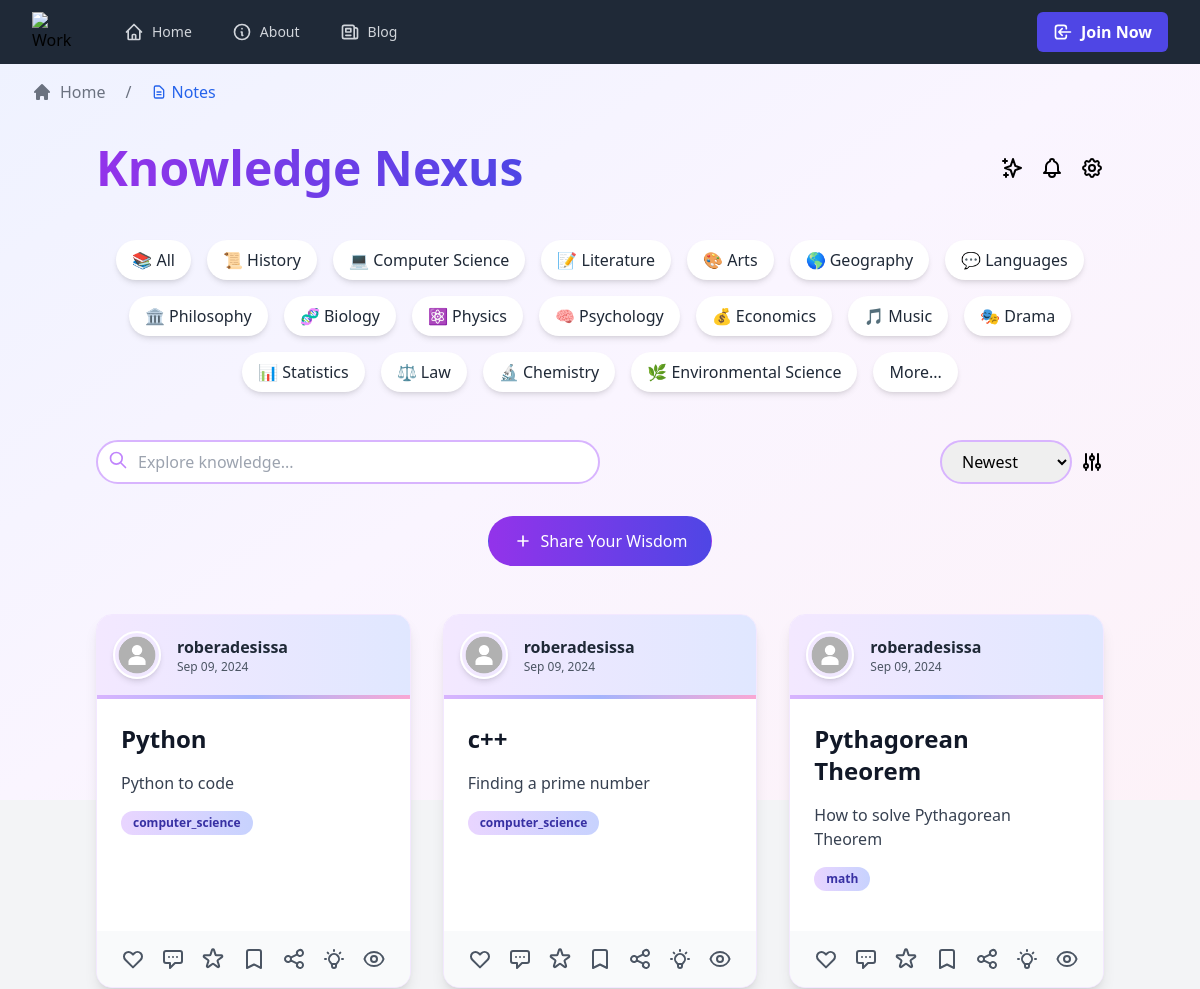
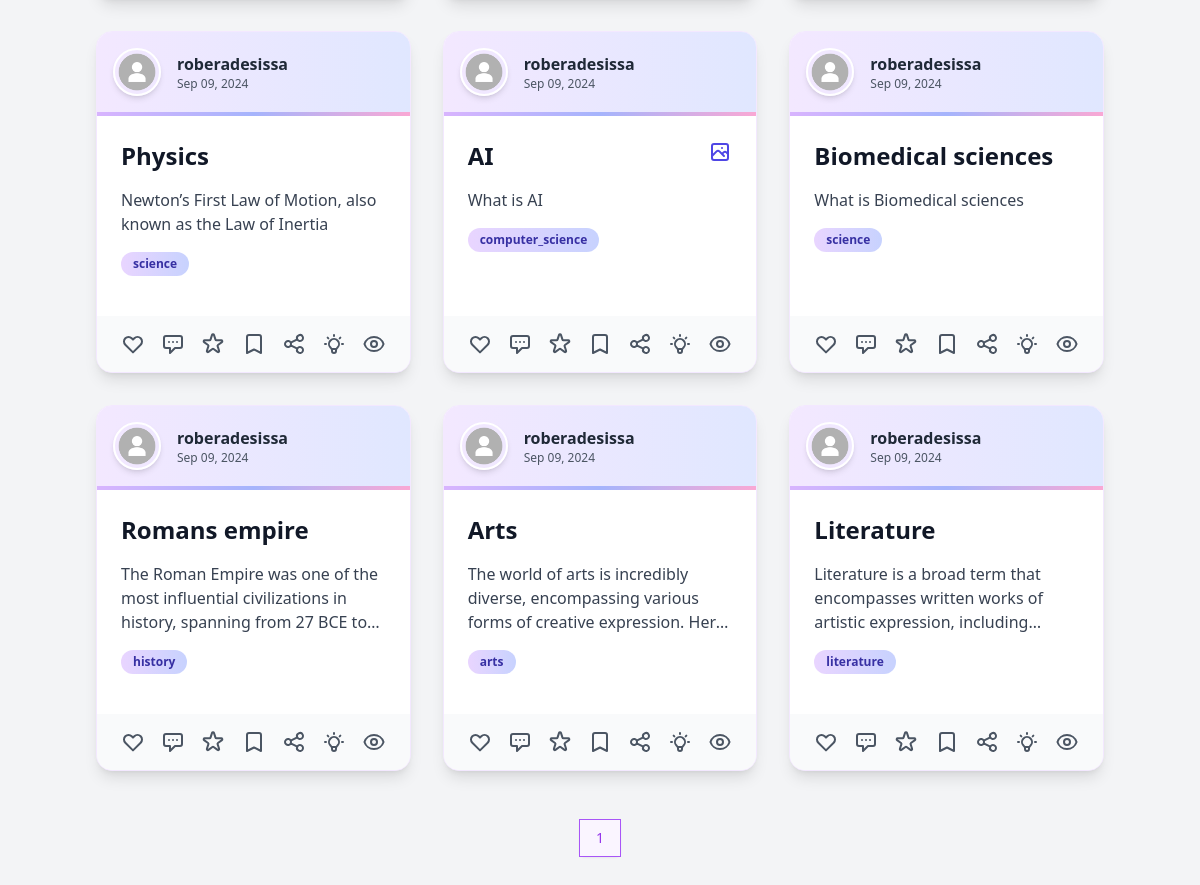
The app's page /notes with its own data (2 pictures, top to bottom).
### models/notes.py (models this page shows, shortened)
class Note(db.Model):
    id = db.Column(db.Integer, primary_key=True)
    title = db.Column(db.String(100), nullable=False)
    summary = db.Column(db.Text, nullable=False)
    content = db.Column(db.Text, nullable=False)
    date_posted = db.Column(db.DateTime, nullable=False, default=datetime.now(timezone.utc))
    subject = db.Column(db.String(50), nullable=False)
    user_id = db.Column(db.Integer, db.ForeignKey('user.id'), nullable=False)
    rating = db.Column(db.Float, default=0.0)
    likes = db.Column(db.Integer, default=0)
    dislikes = db.Column(db.Integer, default=0)
    image_file = db.Column(db.String(20), nullable=True)
    comments = db.relationship('Comment', backref='note', lazy='dynamic')

### models/user.py (models this page shows, shortened)
class User(db.Model, UserMixin):
    id = db.Column(db.Integer, primary_key=True)
    username = db.Column(db.String(20), unique=True, nullable=False)
    email = db.Column(db.String(120), unique=True, nullable=False)
    password_hash = db.Column(db.String(128), nullable=False)
    posts = db.relationship('Post', backref='author', lazy='dynamic')
    liked_posts = db.relationship('Post', secondary='post_likes', backref=db.backref('liked_by', lazy='dynamic'), lazy='dynamic')
    comments = db.relationship('Comment', backref='author', lazy='dynamic')
    bio = db.Column(db.Text)
    location = db.Column(db.String(100))
    website = db.Column(db.String(200))
    notes = db.relationship('Note', backref='author', lazy='dynamic')

### routes/main.py (the view)
@main.route('/notes')
def notes():
    page = request.args.get('page', 1, type=int)
    notes = Note.query.order_by(Note.date_posted.desc()).paginate(page=page, per_page=9)
    return render_template('notes.html', notes=notes)

### templates/notes.html (shortened to what this page needs)
{% extends "base.html" %}
{% block breadcrumbs %}
{{ super() }}
<span class="mx-5 text-gray-500">/</span>
<span class="text-blue-600 dark:text-blue-400 dark:hover:text-blue-600 flex items-center">
    <svg class="w-4 h-4 mr-1" fill="none" stroke="currentColor" viewBox="0 0 24 24" xmlns="http://www.w3.org/2000/svg">
        <path stroke-linecap="round" stroke-linejoin="round" stroke-width="2"
            d="M9 12h6m-6 4h6m2 5H7a2 2 0 01-2-2V5a2 2 0 012-2h5.586a1 1 0 01.707.293l5.414 5.414a1 1 0 01.293.707V19a2 2 0 01-2 2z">
        </path>
    </svg>
    Notes
</span>
{% endblock %}
{% block content %}
<div class="min-h-screen py-12 px-4 sm:px-6 lg:px-8">
    <div class="max-w-7xl mx-auto">
        <div class="flex flex-col md:flex-row justify-between items-center mb-12">
            <h1 class="text-5xl font-extrabold mb-4 md:mb-0">
                <span class="text-transparent bg-clip-text bg-gradient-to-r from-purple-600 to-indigo-600">Knowledge Nexus</span>
            </h1>
            <div class="flex items-center space-x-4">
                <button class="tool-btn" title="View Achievements">
                    <svg class="w-6 h-6" fill="none" stroke="currentColor" viewBox="0 0 24 24" xmlns="http://www.w3.org/2000/svg">
                        <path stroke-linecap="round" stroke-linejoin="round" stroke-width="2" d="M5 3v4M3 5h4M6 17v4m-2-2h4m5-16l2.286 6.857L21 12l-5.714 2.143L13 21l-2.286-6.857L5 12l5.714-2.143L13 3z"></path>
                    </svg>
                </button>
                <button class="tool-btn" title="Notifications">
                </button>
                <button class="tool-btn" title="Settings">
                </button>
            </div>
        </div>
        <div class="mb-12 flex flex-wrap justify-center gap-4">
            <button class="category-btn px-4 py-2 bg-white text-gray-800 rounded-full shadow-md hover:shadow-lg transition duration-300 ease-in-out">📚 All</button>
            <button class="category-btn px-4 py-2 bg-white text-gray-800 rounded-full shadow-md hover:shadow-lg transition duration-300 ease-in-out">📜 History</button>
            <button class="category-btn px-4 py-2 bg-white text-gray-800 rounded-full shadow-md hover:shadow-lg transition duration-300 ease-in-out">💻 Computer Science</button>
            <button class="category-btn px-4 py-2 bg-white text-gray-800 rounded-full shadow-md hover:shadow-lg transition duration-300 ease-in-out">📝 Literature</button>
            <button class="category-btn px-4 py-2 bg-white text-gray-800 rounded-full shadow-md hover:shadow-lg transition duration-300 ease-in-out">🎨 Arts</button>
            <button class="category-btn px-4 py-2 bg-white text-gray-800 rounded-full shadow-md hover:shadow-lg transition duration-300 ease-in-out">🌎 Geography</button>
            <button class="category-btn px-4 py-2 bg-white text-gray-800 rounded-full shadow-md hover:shadow-lg transition duration-300 ease-in-out">💬 Languages</button>
            <button class="category-btn px-4 py-2 bg-white text-gray-800 rounded-full shadow-md hover:shadow-lg transition duration-300 ease-in-out">🏛️ Philosophy</button>
            <button class="category-btn px-4 py-2 bg-white text-gray-800 rounded-full shadow-md hover:shadow-lg transition duration-300 ease-in-out">🧬 Biology</button>
            <button class="category-btn px-4 py-2 bg-white text-gray-800 rounded-full shadow-md hover:shadow-lg transition duration-300 ease-in-out">⚛️ Physics</button>
            <button class="category-btn px-4 py-2 bg-white text-gray-800 rounded-full shadow-md hover:shadow-lg transition duration-300 ease-in-out">🧠 Psychology</button>
            <button class="category-btn px-4 py-2 bg-white text-gray-800 rounded-full shadow-md hover:shadow-lg transition duration-300 ease-in-out">💰 Economics</button>
            <button class="category-btn px-4 py-2 bg-white text-gray-800 rounded-full shadow-md hover:shadow-lg transition duration-300 ease-in-out">🎵 Music</button>
            <button class="category-btn px-4 py-2 bg-white text-gray-800 rounded-full shadow-md hover:shadow-lg transition duration-300 ease-in-out">🎭 Drama</button>
            <button class="category-btn px-4 py-2 bg-white text-gray-800 rounded-full shadow-md hover:shadow-lg transition duration-300 ease-in-out">📊 Statistics</button>
            <button class="category-btn px-4 py-2 bg-white text-gray-800 rounded-full shadow-md hover:shadow-lg transition duration-300 ease-in-out">⚖️ Law</button>
            <button class="category-btn px-4 py-2 bg-white text-gray-800 rounded-full shadow-md hover:shadow-lg transition duration-300 ease-in-out">🔬 Chemistry</button>
            <button class="category-btn px-4 py-2 bg-white text-gray-800 rounded-full shadow-md hover:shadow-lg transition duration-300 ease-in-out">🌿 Environmental Science</button>
            <button class="category-btn px-4 py-2 bg-white text-gray-800 rounded-full shadow-md hover:shadow-lg transition duration-300 ease-in-out">More...</button>
        </div>
        <div class="flex flex-col md:flex-row justify-between items-center mb-8">
            <div class="relative w-full md:w-1/2 mb-4 md:mb-0">
                <input type="text" id="search" placeholder="Explore knowledge..." class="w-full pl-10 pr-4 py-2 border-2 border-purple-300 rounded-full focus:outline-none focus:border-indigo-500 transition-colors">
                <svg class="absolute left-3 top-2.5 h-5 w-5 text-purple-400" fill="none" stroke="currentColor" viewBox="0 0 24 24" xmlns="http://www.w3.org/2000/svg">
                    <path stroke-linecap="round" stroke-linejoin="round" stroke-width="2" d="M21 21l-6-6m2-5a7 7 0 11-14 0 7 7 0 0114 0z"></path>
                </svg>
            </div>
            <div class="flex space-x-2">
                <select id="sort-by" class="border-2 border-purple-300 rounded-full px-4 py-2 focus:outline-none focus:border-indigo-500 transition-colors">
                    <option value="newest">Newest</option>
                </select>
                <button class="tool-btn" title="Advanced Filters">
                </button>
            </div>
        </div>
        <div class="text-center mb-12">
            <a href="{{ url_for('main.create_note') }}" class="inline-flex items-center px-6 py-3 border border-transparent text-base font-medium rounded-full text-white bg-gradient-to-r from-purple-600 to-indigo-600 hover:from-purple-700 hover:to-indigo-700 focus:outline-none focus:ring-2 focus:ring-offset-2 focus:ring-indigo-500 transition-colors duration-300">
                <svg class="w-5 h-5 mr-2" fill="none" stroke="currentColor" viewBox="0 0 24 24" xmlns="http://www.w3.org/2000/svg">
                    <path stroke-linecap="round" stroke-linejoin="round" stroke-width="2" d="M12 6v6m0 0v6m0-6h6m-6 0H6"></path>
                </svg>
                Share Your Wisdom
            </a>
        </div>
<div class="grid grid-cols-1 md:grid-cols-2 lg:grid-cols-3 gap-8">
    {% for note in notes.items %}
    <div
        class="bg-white rounded-2xl shadow-lg overflow-hidden transition duration-300 hover:shadow-2xl border border-purple-100 transform hover:-translate-y-1 flex flex-col">
        <div class="bg-gradient-to-r from-purple-100 to-indigo-100 p-4 flex items-center space-x-4">
            <img src="{{ note.author.profile_picture or url_for('static', filename='images/default_profile.jpg') }}"
                alt="{{ note.author.username }}" class="w-12 h-12 rounded-full border-2 border-white shadow-md">
            <div>
                <h3 class="font-bold text-gray-800">{{ note.author.username }}</h3>
                <p class="text-xs text-gray-600">{{ note.date_posted.strftime('%b %d, %Y') }}</p>
            </div>
        </div>
        <div class="h-1 bg-gradient-to-r from-purple-300 via-indigo-300 to-pink-300"></div>
        <div class="p-6 flex-grow">
            <div class="flex justify-between items-start mb-4">
                <h2 class="text-2xl font-bold text-gray-900">{{ note.title }}</h2>
                {% if note.image_file %}
                <button onclick="toggleImage({{ note.id }})"
                    class="text-indigo-600 hover:text-indigo-800 transition-colors duration-200 relative group">
                </button>
                {% endif %}
            </div>
            <p class="text-gray-700 mb-4 line-clamp-3">{{ note.summary }}</p>
            <div class="flex flex-wrap gap-2 mb-4">
                <span
                    class="px-3 py-1 bg-gradient-to-r from-purple-200 to-indigo-200 text-indigo-800 text-xs font-semibold rounded-full">
                    {{ note.subject }}
                </span>
            </div>
        </div>
        <div class="bg-gray-50 px-6 py-4 flex justify-between items-center mt-auto">
            <div class="flex space-x-4">
                <button onclick="likeNote({{ note.id }})"
                    class="text-gray-600 hover:text-red-500 transition-colors duration-200">
                    <svg class="w-6 h-6" fill="none" stroke="currentColor" viewBox="0 0 24 24"
                        xmlns="http://www.w3.org/2000/svg">
                        <path stroke-linecap="round" stroke-linejoin="round" stroke-width="2"
                            d="M4.318 6.318a4.5 4.5 0 000 6.364L12 20.364l7.682-7.682a4.5 4.5 0 00-6.364-6.364L12 7.636l-1.318-1.318a4.5 4.5 0 00-6.364 0z">
                        </path>
                    </svg>
                </button>
                <button onclick="openDiscussion({{ note.id }})"
                    class="text-gray-600 hover:text-blue-500 transition-colors duration-200">
                    <svg class="w-6 h-6" fill="none" stroke="currentColor" viewBox="0 0 24 24"
                        xmlns="http://www.w3.org/2000/svg">
                        <path stroke-linecap="round" stroke-linejoin="round" stroke-width="2"
                            d="M8 10h.01M12 10h.01M16 10h.01M9 16H5a2 2 0 01-2-2V6a2 2 0 012-2h14a2 2 0 012 2v8a2 2 0 01-2 2h-5l-5 5v-5z">
                        </path>
                    </svg>
                </button>
                <button onclick="rateNote({{ note.id }})"
                    class="text-gray-600 hover:text-yellow-500 transition-colors duration-200">
                </button>
            </div>
            <div class="flex space-x-4">
                <button onclick="bookmarkNote({{ note.id }})"
                    class="text-gray-600 hover:text-indigo-500 transition-colors duration-200">
                    <svg class="w-6 h-6" fill="none" stroke="currentColor" viewBox="0 0 24 24"
                        xmlns="http://www.w3.org/2000/svg">
                        <path stroke-linecap="round" stroke-linejoin="round" stroke-width="2"
                            d="M5 5a2 2 0 012-2h10a2 2 0 012 2v16l-7-3.5L5 21V5z"></path>
                    </svg>
                </button>
                {% if note.author.id != current_user.id %}
                <button onclick="shareNote({{ note.id }})"
                    class="text-gray-600 hover:text-green-500 transition-colors duration-200">
                </button>
                {% endif %}
                <button onclick="showAISummary({{ note.id }})"
                    class="text-gray-600 hover:text-purple-500 transition-colors duration-200">
                </button>
                <a href="{{ url_for('main.view_note', note_id=note.id) }}"
                    class="text-gray-600 hover:text-teal-500 transition-colors duration-200">
                </a>
            </div>
        </div>
    </div>
    {% endfor %}
</div>
        <div class="mt-12 flex justify-center">
            <nav class="relative z-0 inline-flex rounded-md shadow-sm -space-x-px" aria-label="Pagination">
                {% for page_num in notes.iter_pages(left_edge=1, right_edge=1, left_current=1, right_current=2) %}
                    {% if page_num %}
                        {% if notes.page == page_num %}
                            <a href="{{ url_for('main.notes', page=page_num) }}" class="relative inline-flex items-center px-4 py-2 border border-purple-500 bg-purple-50 text-sm font-medium text-purple-600 hover:bg-purple-100">
                                {{ page_num }}
                            </a>
                        {% else %}
                            <a href="{{ url_for('main.notes', page=page_num) }}" class="relative inline-flex items-center px-4 py-2 border border-gray-300 bg-white text-sm font-medium text-gray-700 hover:bg-gray-50">
                                {{ page_num }}
                            </a>
                        {% endif %}
                    {% else %}
                        <span class="relative inline-flex items-center px-4 py-2 border border-gray-300 bg-white text-sm font-medium text-gray-700">
                            ...
                        </span>
                    {% endif %}
                {% endfor %}
            </nav>
        </div>
    </div>
</div>
{% endblock %}

### records on screen
Note: author.username "roberadesissa", date_posted "Sep 09, 2024", title "Python", summary "Python to code", subject "computer_science"
Note: author.username "roberadesissa", date_posted "Sep 09, 2024", title "c++", summary "Finding a prime number", subject "computer_science"
Note: author.username "roberadesissa", date_posted "Sep 09, 2024", title "Pythagorean Theorem", summary "How to solve Pythagorean Theorem", subject "math"
Note: author.username "roberadesissa", date_posted "Sep 09, 2024", title "Physics", summary "Newton’s First Law of Motion, also known as the Law of Inertia", subject "science"
Note: author.username "roberadesissa", date_posted "Sep 09, 2024", title "AI", summary "What is AI", subject "computer_science"
Note: author.username "roberadesissa", date_posted "Sep 09, 2024", title "Biomedical sciences", summary "What is Biomedical sciences", subject "science"
Note: author.username "roberadesissa", date_posted "Sep 09, 2024", title "Romans empire", summary "The Roman Empire was one of the most influential civilizations in history, spanning from 27 BCE…", subject "history"
Note: author.username "roberadesissa", date_posted "Sep 09, 2024", title "Arts", summary "The world of arts is incredibly diverse, encompassing various forms of creative expression.…", subject "arts"
Note: author.username "roberadesissa", date_posted "Sep 09, 2024", title "Literature", summary "Literature is a broad term that encompasses written works of artistic expression,…", subject "literature"

### other values on screen
{{ page_num }} "1"
